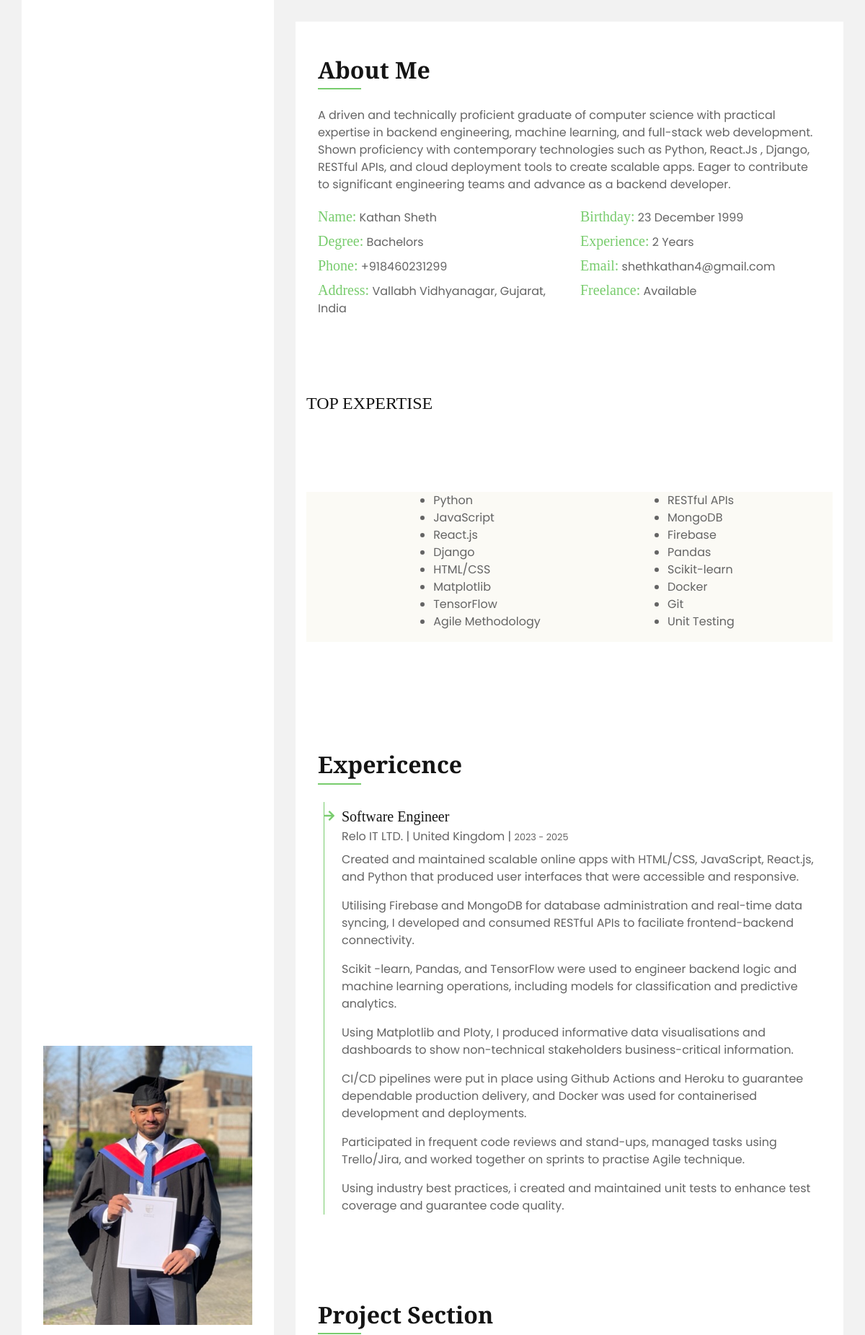
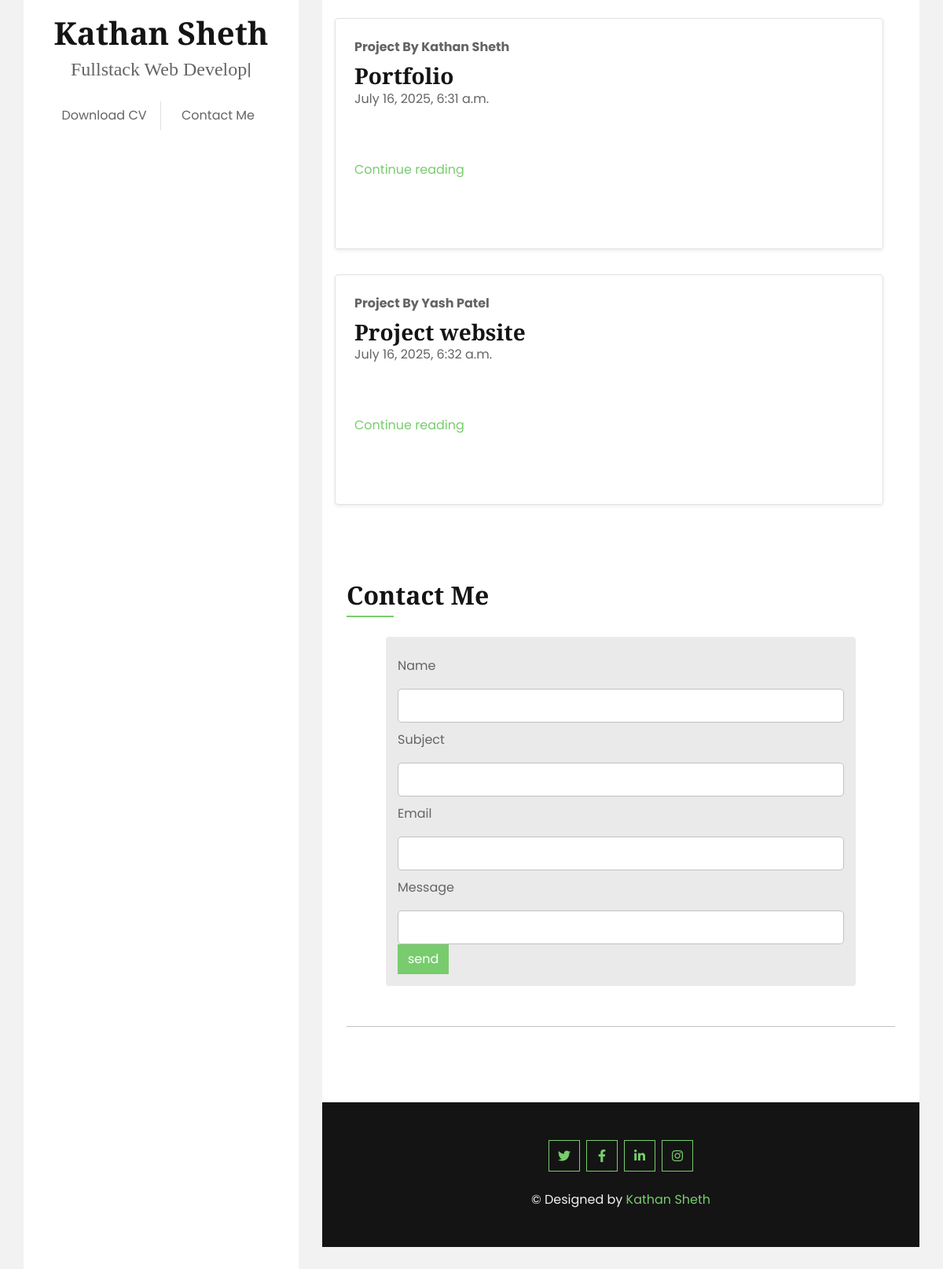
The page / on the database its author committed (2 pictures, top to bottom).
### Home/models.py (models this page shows, shortened)
class Post(models.Model):
    sno = models.AutoField(primary_key=True)
    author = models.CharField(max_length=100)
    timestamp = models.DateTimeField(blank=True)
    title = models.CharField(max_length=150)
    content = models.TextField()

### Home/views.py (the view, shortened to what this page needs)
# urls.py: path('', views.index, name="index"),
def index(request):
    allPosts = Post.objects.all()
    context = {"allPosts":allPosts}
    return render(request, 'index.html',context)

### Home/templates/index.html (shortened to what this page needs)
{% load static %}
<html lang="en">
    <head>
        <link href="https://cdnjs.cloudflare.com/ajax/libs/font-awesome/5.10.0/css/all.min.css" rel="stylesheet">
        <link href="{% static 'lib/owlcarousel/assets/owl.carousel.min.css' %}" rel="stylesheet">
        <link href="{% static 'lib/lightbox/css/lightbox.min.css' %}" rel="stylesheet">
        <link href="{% static 'css/style.css' %}" rel="stylesheet">
    </head>
    <body data-spy="scroll" data-target=".navbar" data-offset="51">
        <div class="wrapper">
            <div class="sidebar">
                <div class="sidebar-text d-flex flex-column h-100 justify-content-center text-center">
                    <img class="w-100 img-fluid mb-4" src="{% static 'img/profile.jpeg' %}" alt="Image">
                    <h1 class="mt-2">Kathan Sheth</h1>
                    <div class="mb-4" style="height: 22px;">
                        <h4 class="typed-text-output d-inline-block text-body"></h4>
                    </div>
                    <div class="d-flex align-items-end justify-content-between">
                        <a href="{% static 'Kathan-Resume.pdf' %}" target="_blank" class="btn btn-block border-right">Download CV</a>
                        <a href="#contact" class="btn btn-block btn-scroll">Contact Me</a>
                    </div>
                </div>
            </div>
            <div class="content">
                <div class="container bg-white py-5">
                    <div class="row px-3">
                        <div class="col-12">
                            <h2 class="title position-relative pb-2 mb-4">About Me</h2>
                        </div>
                        <div class="col-12">
                            <p>A driven and technically proficient graduate of computer science with
                                practical expertise in backend engineering, machine learning, and
                                full-stack web development. Shown proficiency with contemporary
                                technologies such as Python, React.Js , Django, RESTful APIs, and
                                cloud deployment tools to create scalable apps. Eager to contribute to
                                significant engineering teams and advance as a backend developer.</p>
                            <div class="row">
                                <div class="col-sm-6 py-1">
                                    <h5 class="d-inline text-primary">Name:</h5> Kathan Sheth
                                </div>
                                <div class="col-sm-6 py-1">
                                    <h5 class="d-inline text-primary">Birthday:</h5> 23 December 1999
                                </div>
                                <div class="col-sm-6 py-1">
                                    <h5 class="d-inline text-primary">Degree:</h5> Bachelors
                                </div>
                                <div class="col-sm-6 py-1">
                                    <h5 class="d-inline text-primary">Experience:</h5> 2 Years
                                </div>
                                <div class="col-sm-6 py-1">
                                    <h5 class="d-inline text-primary">Phone:</h5> +918460231299
                                </div>
                                <div class="col-sm-6 py-1">
                                    <h5 class="d-inline text-primary">Email:</h5> shethkathan4@gmail.com
                                </div>
                                <div class="col-sm-6 py-1">
                                    <h5 class="d-inline text-primary">Address:</h5> Vallabh Vidhyanagar, Gujarat, India
                                </div>
                                <div class="col-sm-6 py-1">
                                    <h5 class="d-inline text-primary">Freelance:</h5> Available
                                </div>
                            </div>
                        </div>
                    </div>
                </div>
                <div class="container bg-white py-5">
                    <div class="about-wrapper">
                        <h4>TOP EXPERTISE</h4>
					<div id="skills">
						<ul>
							<li>Python</li>
							<li>JavaScript</li>
                            <li>React.js</li>
                            <li>Django</li>
                            <li>HTML/CSS</li>
                            <li>Matplotlib</li>
                            <li>TensorFlow</li>
                            <li>Agile Methodology</li>
						</ul>
						<ul>
							<li>RESTful APIs</li>
                            <li>MongoDB</li>
                            <li>Firebase</li>
                            <li>Pandas</li>
                            <li>Scikit-learn</li>
                            <li>Docker</li>
                            <li>Git</li>
                            <li>Unit Testing</li>
                        </ul>
					</div>
                    </div>
                </div>
                <div class="container bg-white py-5">
                    <div class="row px-3">
                        <div class="col-12">
                            <h2 class="title position-relative pb-2 mb-4">Expericence</h2>
                        </div>
                        <div class="col-12">
                            <div class="border-left border-primary pt-2 pl-4 ml-2">
                                <div class="position-relative mb-4">
                                    <i class="fa fa-arrow-right text-primary position-absolute" style="top: 3px; left: -24px;"></i>
                                    <h5 class="mb-1">Software Engineer</h5>
                                    <p class="mb-2">Relo IT LTD. | United Kingdom | <small>2023 - 2025</small></p>
                                    <p>Created and maintained scalable online apps with HTML/CSS, JavaScript, React.js, and Python that produced user interfaces that were accessible and responsive.</p>
                                    <p>Utilising Firebase and MongoDB for database administration and real-time data syncing, I developed and consumed RESTful APIs to faciliate frontend-backend connectivity.</p>
                                    <p>Scikit -learn, Pandas, and TensorFlow were used to engineer backend logic
                                        and machine learning operations, including models for classification and
                                        predictive analytics.
                                    </p>
                                    <p>Using Matplotlib and Ploty, I produced informative data visualisations and
                                        dashboards to show non-technical stakeholders business-critical
                                        information.
                                    </p>
                                    <p>CI/CD pipelines were put in place using Github Actions and Heroku to
                                        guarantee dependable production delivery, and Docker was used for
                                        containerised development and deployments.
                                    </p>
                                    <p>Participated in frequent code reviews and stand-ups, managed tasks using
                                        Trello/Jira, and worked together on sprints to practise Agile technique.
                                    </p>
                                    <p>Using industry best practices, i created and maintained unit tests to
                                        enhance test coverage and guarantee code quality.
                                    </p>
                                </div>
                            </div>
                        </div>
                    </div>
                </div>
                <div class="container bg-white pt-5 pb-3">
                    <div class="row px-3">
                        <div class="col-12">
                            <h2 class="title position-relative pb-2 mb-4">Project Section</h2>
                        </div>
                        {% for post in allPosts %}
                        <div class="row mb-2 container">
                          <div class="col-md-12">
                              <div class="row g-0 border rounded overflow-hidden flex-md-row mb-4 shadow-sm h-md-250 position-relative">
                                  <div class="col p-4 d-flex flex-column position-static">
                                      <strong class="d-inline-block mb-2 text-primary-emphasis">Project By {{post.author}}</strong>
                                      <h3 class="mb-0">{{post.title}}</h3>
                                      <div class="mb-1 text-body-secondary">{{post.timestamp}}</div>
                                      <a href="#" class="icon-link gap-1 icon-link-hover stretched-link">
                                          Continue reading
                                          <svg class="bi" aria-hidden="true">
                                              <use xlink:href="#chevron-right"></use>
                                          </svg>
                                      </a>
                                  </div>
                              </div>
                          </div>
                        </div>
                        {% endfor %}
                    </div>
                </div>
                <div class="container bg-white py-5" id="contact">
                    <div class="row px-3">
                        <div class="col-12">
                            <h2 class="title position-relative pb-2 mb-4">Contact Me</h2>
                        </div>
                        <div class="col-12">
                            <section class="s2">
                                <div class="container">
                                  <form id="contact-form" method="post" action="/">
                                    <label>Name</label>
                                    <input class="input-field" type="text" name="name">
                                    <label>Subject</label>
                                    <input class="input-field" type="text" name="subject">
                                    <label>Email</label>
                                    <input class="input-field" type="email" name="email">
                                    <label>Message</label>
                                    <input class="input-field" type="message" name="message">
                                    <input class="btn btn-primary" type="submit" value="send">
                                  </form>
                                </div>
                        </div>
                    </div>
                </div>
                <div class="container-fluid bg-white pt-5 px-0">
                    <div class="container bg-dark text-light text-center py-5">
                        <div class="d-flex justify-content-center mb-4">
                            <a class="btn btn-outline-primary btn-square mr-2" href="#"><i class="fab fa-twitter"></i></a>
                            <a class="btn btn-outline-primary btn-square mr-2" href="#"><i class="fab fa-facebook-f"></i></a>
                            <a class="btn btn-outline-primary btn-square mr-2" href="#"><i class="fab fa-linkedin-in"></i></a>
                            <a class="btn btn-outline-primary btn-square" href="#"><i class="fab fa-instagram"></i></a>
                        </div>
                        <p class="m-0">&copy; Designed by <a href="/">Kathan Sheth</a></p>
                    </div>
                </div>
            </div>
        </div>
    </body>
</html>

### Home/templates/index.html (style rules this page uses)
.s2 { background-color: #fff; border-bottom: 1px solid #c1c1c1; overflow: auto; }
#contact-form { display: block; max-width: 600px; margin: 0 auto; border: 1px solid #fff; padding: 15px; border-radius: 5px; background-color: #eaeaea; margin-bottom: 50px; }
#contact-form label { line-height: 2.7em; }
.input-field { width: 100%; padding-top: 10px; padding-bottom: 10px; background-color: #fff; border-radius: 5px; border: 1px solid #c1c1c1; font-size: 14px; }
.about-wrapper { display: grid; grid-template-columns: repeat(auto-fit, minmax(320px, 1fr)); padding-bottom: 5px; padding-top: 5px; gap:100px; }
#skills { margin-bottom: 50px; display: flex; justify-content: space-evenly; background-color: rgb(251, 249, 243, 0.8);; }

### rows shown on the page
Post: author "Kathan Sheth", title "Portfolio", timestamp "July 16, 2025, 6:31 a.m."
Post: author "Yash Patel", title "Project website", timestamp "July 16, 2025, 6:32 a.m."
